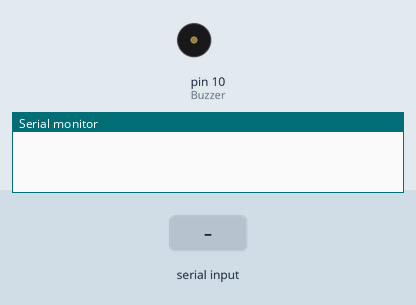
This sketch was run on a simulated Arduino Uno, built with avr-gcc and run on an emulated ATmega328P. Shown: buzzer (waves = sounding), the last lines printed to the serial monitor. Inputs (shaded band) come from the test bench.

Above: at 1.2 s.
1.3 s: "0" received over Serial
At 1.65 s:
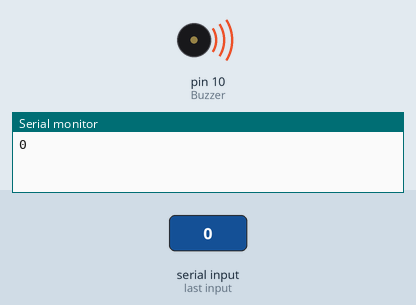
3.3 s: byte 32 (' ') received over Serial
At 5.1 s:
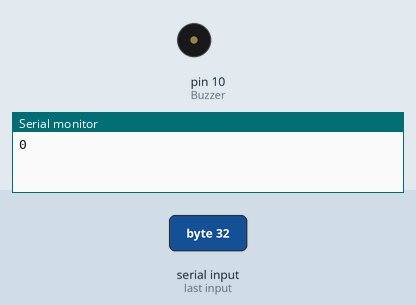
Timing chart, 0 to 6.6 s (numbered marks = the images above; inputs shaded):
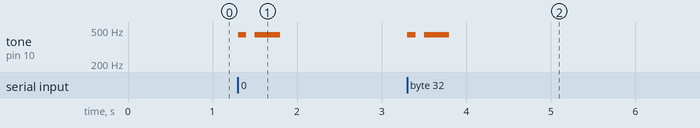

The sketch:

c03.ino
```cpp
/*Beep + Serial Monitor 摩斯密碼控制*/
//宣告一個摩斯電碼的字元陣列，其中0代表滴，1代表搭
char *morse[]={"01","1000","1010","100",//A~D
               "0","0010","110","0000",//E~H
               "00","0111","101","0100",//I~L
               "11","10","111","0110",//M~P
               "1101","010","000","1",//Q~T
               "001","0001","11","1001",//Y~Z
               "1011","1100"};
const byte Buzzer = 10;
char chr,index;
char *ptr;

void setup() {
pinMode(Buzzer,OUTPUT);
Serial.begin(9600);
}

void loop() {
  //判斷串列阜緩衝區有無資料
  if(Serial.available()){
    chr=Serial.read();
    Serial.println(chr);
    if((chr-'A')>=0 && (chr-'Z')<=0)
      index=chr-'A';


       ptr=morse[index];
    while(*ptr!='\0'){
      if(*ptr=='0'){
        tone(Buzzer,440,100);
        delay(100);
        }
        else{
          tone(Buzzer,440,300);
          delay(300);
         }
        ptr++;
        delay(100);
    }
    delay(300);
   }
   if(chr==' ')
    delay(700);
}
```

Measured:
- after the input at 1.3 s, tone on pin 10 (Buzzer): silent → 440 Hz at once, → silent 0.10 s later, → 440 Hz 0.10 s later, → silent 0.30 s later
- after the input at 3.3 s, tone on pin 10 (Buzzer): silent → 440 Hz at once, → silent 0.10 s later, → 440 Hz 0.10 s later, → silent 0.30 s later
